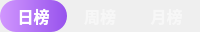
                          <widget class="QWidget" name="widget_52" native="true">
                           <property name="minimumSize">
                            <size>
                             <width>0</width>
                             <height>32</height>
                            </size>
                           </property>
                           <property name="maximumSize">
                            <size>
                             <width>396</width>
                             <height>32</height>
                            </size>
                           </property>
                           <property name="styleSheet">
                            <string notr="true">

QWidget#widget_52{
    background: rgba(255,255,255,0.1);
border-radius: 16px;
    }


QPushButton {
     border:none;
background-color: transparent;
font-family: &quot;微软雅黑&quot;;
font-weight: 500;
font-size: 16px;
color: rgba(255, 255, 255, 0.5);
line-height: 22px;   
}

QPushButton:checked {
   border:none;

background: qlineargradient(x1:0, y1:0, x2:1, y2:0, stop:0 #D197FE, stop:1 #9752ED);
border-radius: 16px;

font-family: &quot;微软雅黑&quot;;
font-weight: 500;
font-size: 16px;
color: #ffffff;
line-height: 22px;   
}
</string>
                           </property>
                           <layout class="QHBoxLayout" name="horizontalLayout_31">
                            <property name="spacing">
                             <number>0</number>
                            </property>
                            <property name="leftMargin">
                             <number>0</number>
                            </property>
                            <property name="topMargin">
                             <number>0</number>
                            </property>
                            <property name="rightMargin">
                             <number>0</number>
                            </property>
                            <property name="bottomMargin">
                             <number>0</number>
                            </property>
                            <item>
                             <widget class="QPushButton" name="day_btn">
                              <property name="sizePolicy">
                               <sizepolicy hsizetype="Preferred" vsizetype="Expanding">
                                <horstretch>0</horstretch>
                                <verstretch>0</verstretch>
                               </sizepolicy>
                              </property>
                              <property name="styleSheet">
                               <string notr="true"/>
                              </property>
                              <property name="text">
                               <string>日榜</string>
                              </property>
                              <property name="checkable">
                               <bool>true</bool>
                              </property>
                              <property name="checked">
                               <bool>true</bool>
                              </property>
                              <attribute name="buttonGroup">
                               <string notr="true">buttonGroup_2</string>
                              </attribute>
                             </widget>
                            </item>
                            <item>
                             <widget class="QPushButton" name="week_btn">
                              <property name="sizePolicy">
                               <sizepolicy hsizetype="Minimum" vsizetype="Expanding">
                                <horstretch>0</horstretch>
                                <verstretch>0</verstretch>
                               </sizepolicy>
                              </property>
                              <property name="text">
                               <string>周榜</string>
                              </property>
                              <property name="checkable">
                               <bool>true</bool>
                              </property>
                              <attribute name="buttonGroup">
                               <string notr="true">buttonGroup_2</string>
                              </attribute>
                             </widget>
                            </item>
                            <item>
                             <widget class="QPushButton" name="m_btn">
                              <property name="sizePolicy">
                               <sizepolicy hsizetype="Minimum" vsizetype="Expanding">
                                <horstretch>0</horstretch>
                                <verstretch>0</verstretch>
                               </sizepolicy>
                              </property>
                              <property name="text">
                               <string>月榜</string>
                              </property>
                              <property name="checkable">
                               <bool>true</bool>
                              </property>
                              <attribute name="buttonGroup">
                               <string notr="true">buttonGroup_2</string>
                              </attribute>
                             </widget>
                            </item>
                           </layout>
                          </widget>
